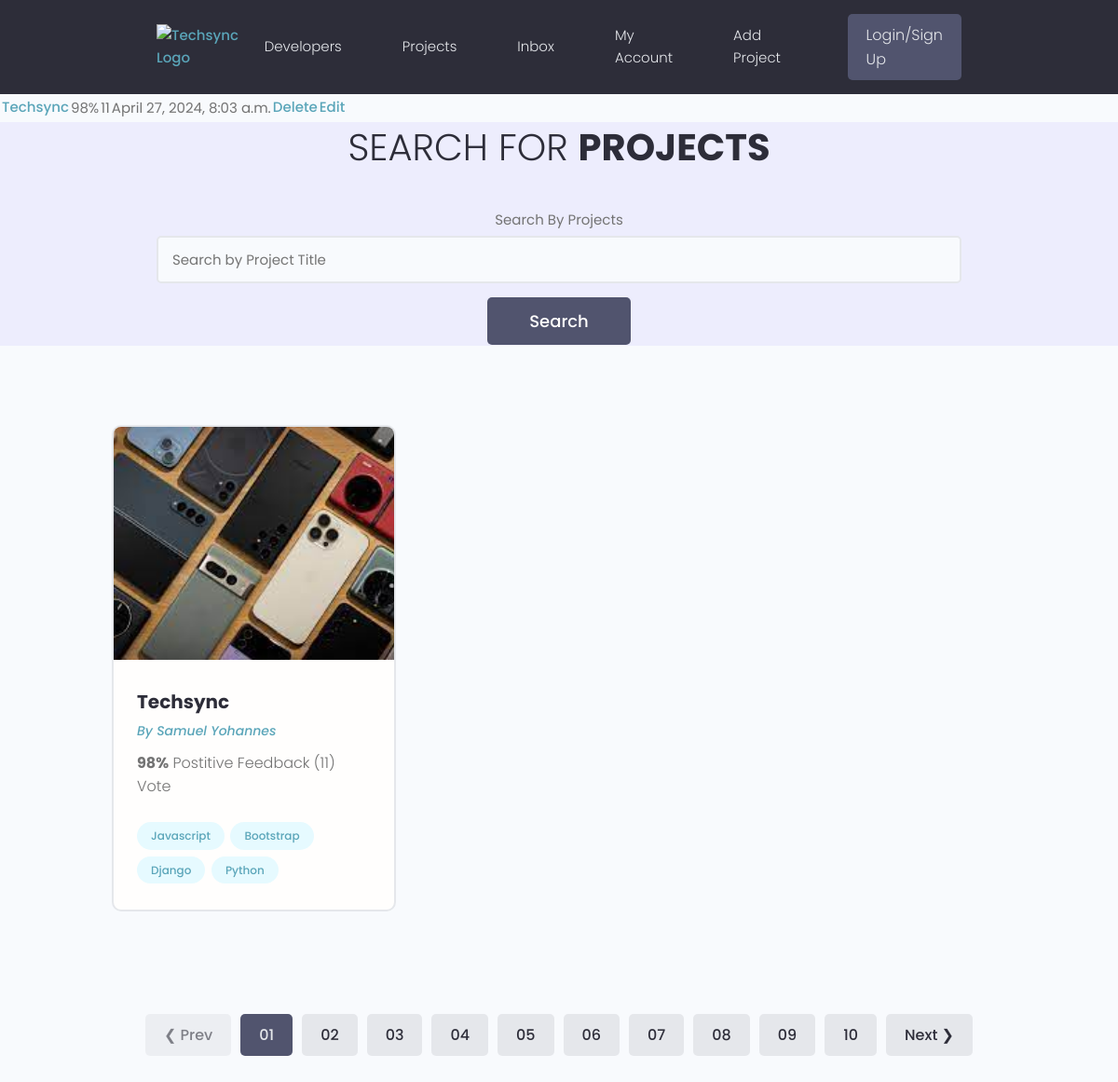
/projects/, run on the app's committed database.
### projects/models.py (models this page shows, shortened)
class Project(models.Model):
    id = models.UUIDField(default=uuid.uuid4, primary_key=True, unique=True, editable=False)
    owner = models.ForeignKey(Profile, on_delete=models.SET_NULL, null=True)
    title = models.CharField(max_length=100)
    description = models.TextField(null=True, blank=True)
    image = models.ImageField(null=True, blank=True, default='default.jpg', upload_to= 'project_image')
    demo_link = models.URLField(null=True, blank=True)
    source_link = models.URLField(null=True, blank=True)
    created_at = models.DateTimeField(auto_now_add=True)
    tags = models.ManyToManyField('Tag', blank=True)
    vote_count = models.IntegerField(default=0, null=True, blank=True)
    vote_ratio = models.IntegerField(default=0, null=True, blank=True)

class Tag(models.Model):
    id = models.UUIDField(default=uuid.uuid4, primary_key=True, unique=True, editable=False, )
    name = models.CharField(max_length=300)
    created_at = models.DateTimeField(auto_now_add=True)

### users/models.py (models this page shows, shortened)
class Profile(models.Model):
    id = models.UUIDField(default=uuid.uuid4, primary_key=True, unique=True, editable=False, )
    user = models.OneToOneField(User, on_delete=models.CASCADE,null=True,blank=True)
    name = models.CharField(max_length=200, blank=True,null=True)
    username = models.CharField(max_length=200, blank=True,null=True,unique=True)
    headline = models.CharField(max_length=200, blank=True,null=True)
    about = models.TextField(blank=True, null=True)
    location = models.CharField(max_length=200, blank=True,null=True)
    profile_image = models.ImageField(null=True, blank=True,upload_to='profiles', default='default_profile.png')
    github_link = models.CharField(max_length=200, blank=True,null=True)
    twitter_link = models.CharField(max_length=200, blank=True,null=True)
    linkedin_link = models.CharField(max_length=200, blank=True,null=True)
    personal_link = models.CharField(max_length=200, blank=True,null=True)
    created_at = models.DateTimeField(auto_now_add=True)

### projects/views.py (the view)
# urls.py: path('', views.projects, name='projects'),
def projects(request):
    projects = Project.objects.all()
    context = {
        'projects': projects,
    }
    return render(request,'projects/projects.html',context )

### templates/projects/projects.html (shortened to what this page needs)
{% extends "main/main.html" %}
{% block content %}
<table>
    {% for project in projects %}
    <tr>
        <td><a href="{% url 'project_detail' project.pk %}">{{ project.title }}</a></td>
        <td>{{ project.vote_ratio }}%</td>
        <td>{{ project.vote_count }}</td>
        <td>{{ project.created_at}}</td>
        <td><a href="{% url 'delete-template' project.pk %}">Delete</a></td>
        <td><a href="{% url 'update-project' project.pk %}">Edit</a></td>
    </tr>
    {% endfor %}
  <main class="projects">
    <section class="hero-section text-center">
      <div class="container container--narrow">
        <div class="hero-section__box">
          <h2>Search for <span>Projects</span></h2>
        </div>
        <div class="hero-section__search">
          <form class="form" action="#" method="get">
            <div class="form__field">
              <label for="formInput#search">Search By Projects </label>
              <input class="input input--text" id="formInput#search" type="text" name="text"
                placeholder="Search by Project Title" />
            </div>
            <input class="btn btn--sub btn--lg" type="submit" value="Search" />
          </form>
        </div>
      </div>
    </section>
    <section class="projectsList">
      <div class="container">
        <div class="grid grid--three">
          {% for project in projects %}
          <div class="column">
            <div class="card project">
              <a href="{% url 'project_detail' project.pk %}" class="project">
                <img class="project__thumbnail" src="{{project.image.url}}" alt="project thumbnail" />
                <div class="card__body">
                  <h3 class="project__title">{{ project.title }}</h3>
                  <p><a class="project__author" href="{% url 'user-profile' project.owner.pk %}">By {{project.owner.name}}</a></p>
                  <p class="project--rating">
                    <span style="font-weight: bold;">{{ project.vote_ratio }}%</span> Postitive
                    Feedback ({{ project.vote_count }}) Vote
                  </p>
                  <div class="project__tags">
                    {% for tag in project.tags.all %}
                        <span class="tag tag--pill tag--main">
                            <small>{{ tag.name }}</small>
                        </span>
                    {% endfor %}
                  </div>
                </div>
              </a>
            </div>
          </div>
          {% endfor %}
        </div>
      </div>
    </section>
    <div class="pagination">
      <ul class="container">
        <li><a href="#" class="btn btn--disabled">&#10094; Prev</a></li>
        <li><a href="#" class="btn btn--sub">01</a></li>
        <li><a href="#" class="btn">02</a></li>
        <li><a href="#" class="btn">03</a></li>
        <li><a href="#" class="btn">04</a></li>
        <li><a href="#" class="btn">05</a></li>
        <li><a href="#" class="btn">06</a></li>
        <li><a href="#" class="btn">07</a></li>
        <li><a href="#" class="btn">08</a></li>
        <li><a href="#" class="btn">09</a></li>
        <li><a href="#" class="btn">10</a></li>
        <li><a href="#" class="btn">Next &#10095;</a></li>
      </ul>
    </div>
  </main>
{% endblock %}

### static/styles/app.css (style rules this page uses)
:root { --color-sub: #2d2d39; }
.btn--sub { background-color: var(--color-sub-light); }
.card { border: 2px solid var(--color-light); }
img { width: 100%; }
.hero-section { height: 40vh; display: flex; align-items: center; background-color: var(--color-sub); }
.hero-section__box { margin-bottom: 4rem; }
.hero-section__box > h2, .hero-section__box > h2 > span { font-size: 4rem; color: var(--color-light); line-height: 1.3; text-transform: uppercase; }
.hero-section__box > h2 { font-weight: 300; }
.hero-section__box > h2 > span { font-weight: 700; }
.hero-section__search > .form { display: flex; align-items: center; justify-content: center; gap: 2rem; }
.pagination { margin-top: 8rem; margin-bottom: 10rem; }
.pagination > ul { flex-wrap: wrap; list-style: none; display: flex; align-items: center; justify-content: center; gap: 1rem; }
.pagination .btn { color: var(--color-sub); }
.pagination .btn.btn--sub { color: var(--color-light); }
.project__author { font-size: 1.4rem; font-style: italic; }
.project--rating { margin-bottom: 1.6em; margin-top: .5em; }
.projects > .hero-section { background: var(--color-sub-lighter); height: 30vh; }
.projects .hero-section__box { margin-bottom: 2.5rem; }
.projects .hero-section__box > h2 { color: var(--color-sub); }
.projects .hero-section__box > h2 > span { font-weight: 700; color: var(--color-sub); }
.projectsList { margin-top: 8rem; }
.project__thumbnail { height: 25rem; object-fit: cover; object-position: top center; }
.project__title { font-size: 2rem; font-weight: 700; color: var(--color-sub); }

### static/uikit/styles/modules/_variables.css (style rules this page uses)
:root { --color-main: #5aa5b9; --color-main-light: #e6faff; --color-sub: #3f4156; --color-sub-light: #51546e; --color-sub-lighter: #ededfd; --color-text: #737373; --color-gray: #8b8b8b; --color-light: #e5e7eb; --color-light-gray: #767676; --color-bg: #f8fafd; --color-white: #fffefd; --color-white-light: #f3f3f3; --color-success: #359e64; --color-success-bg: #def8e8; --color-error: #fc4b0b; --color-error-bg: #fff2ee; --font-base: 'Poppins', arial, helvetica, 'Segoe UI', roboto, ubuntu, sans-serif; --font-monospace: 'Fira Code', 'Courier New', courier, monospace; --font-regular: 300; --font-medium: 500; --font-bold: 700; --generic-shadow: 1px 1px 5px #00000010; --generic-transition: all 0.3s ease-in-out; }

### static/uikit/styles/modules/_base.css (style rules this page uses)
* { margin: 0; padding: 0; box-sizing: border-box; text-rendering: optimizeLegibility; color: inherit; font-size: inherit; }
html { font-size: 50%; }
@media only screen and (min-width: 480px) { html { font-size: 56.25%; } }
@media only screen and (min-width: 1200px) { html { font-size: 62.5%; } }
body { line-height: 1.6; font-weight: 400; font-size: 1.5rem; color: var(--color-text); background-color: var(--color-bg); min-height: 100vh; }

### static/uikit/styles/modules/_typography.css (style rules this page uses)
* { font-family: var(--font-base); }
h2 { font-size: 3.6rem; font-weight: var(--font-bold); }
h3 { font-size: 3.2rem; font-weight: var(--font-medium); }
p, span, strong { font-size: 1.6rem; color: var(--color-text); font-weight: var(--font-regular); }
a { padding-bottom: 2px; text-decoration: none; display: inline-block; color: var(--color-main); font-weight: var(--font-medium); }

### static/uikit/styles/modules/_utilities.css (style rules this page uses)
.container { width: 92%; max-width: 165rem; margin: 0 auto; box-sizing: border-box; }
.container--narrow { width: 92%; max-width: 120rem; }
@media screen and (min-width: 1000px) { .container { width: 90%; } }
@media screen and (min-width: 1000px) { .container--narrow { width: 85%; } }
@media screen and (min-width: 1200px) { .container { width: 80%; } }
@media screen and (min-width: 1200px) { .container--narrow { width: 72%; } }
.text-center { text-align: center; }

### static/uikit/styles/modules/_button.css (style rules this page uses)
.btn { display: inline-block; position: relative; cursor: pointer; background-color: var(--color-light); font-weight: var(--font-medium); color: var(--color-sub); text-decoration: none; padding: 1rem 2rem; border-radius: 0.5rem; border: none; width: -webkit-fit-content; width: -moz-fit-content; width: fit-content; height: -webkit-fit-content; height: -moz-fit-content; height: fit-content; font-size: 1.6rem; outline-width: 0; outline-color: transparent; -webkit-backface-visibility: hidden; backface-visibility: hidden; transition: all 0.3s ease-in-out; }
.btn:disabled, .btn--disabled { cursor: not-allowed; opacity: 0.6; }
.btn--sub { background-color: var(--color-sub); color: var(--color-white); }
.btn--lg { font-size: 1.8rem; padding: 1.2rem 4.5rem; }

### data on the page
Project: title "Techsync", vote_ratio "98", vote_count "11", created_at "April 27, 2024, 8:03 a.m.", image (picture), owner.name "Samuel Yohannes"
Tag: name "Javascript"
Tag: name "Bootstrap"
Tag: name "Django"
Tag: name "Python"
